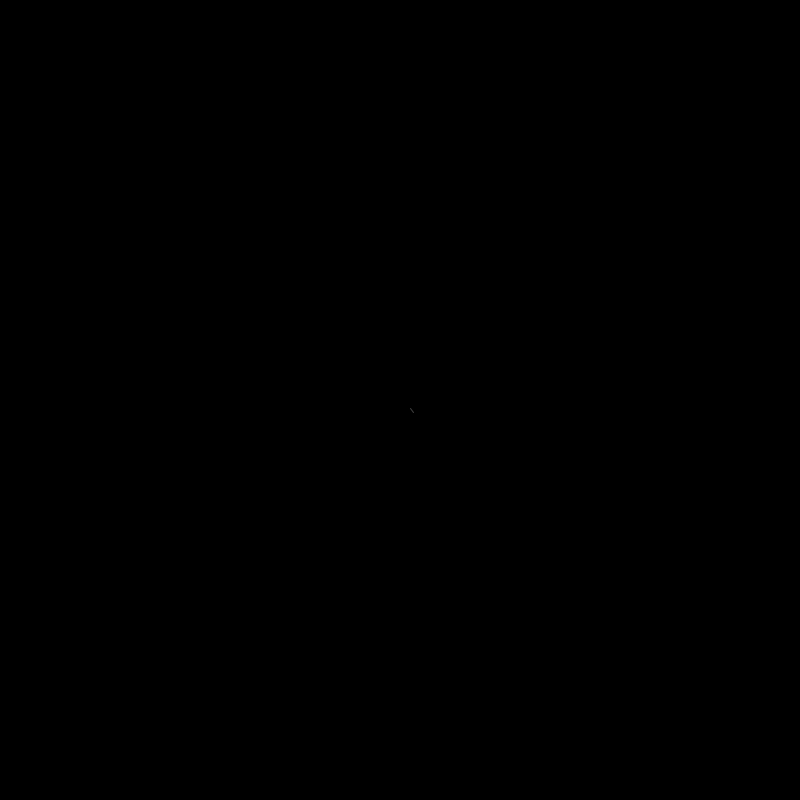
Frame 1 (no input)
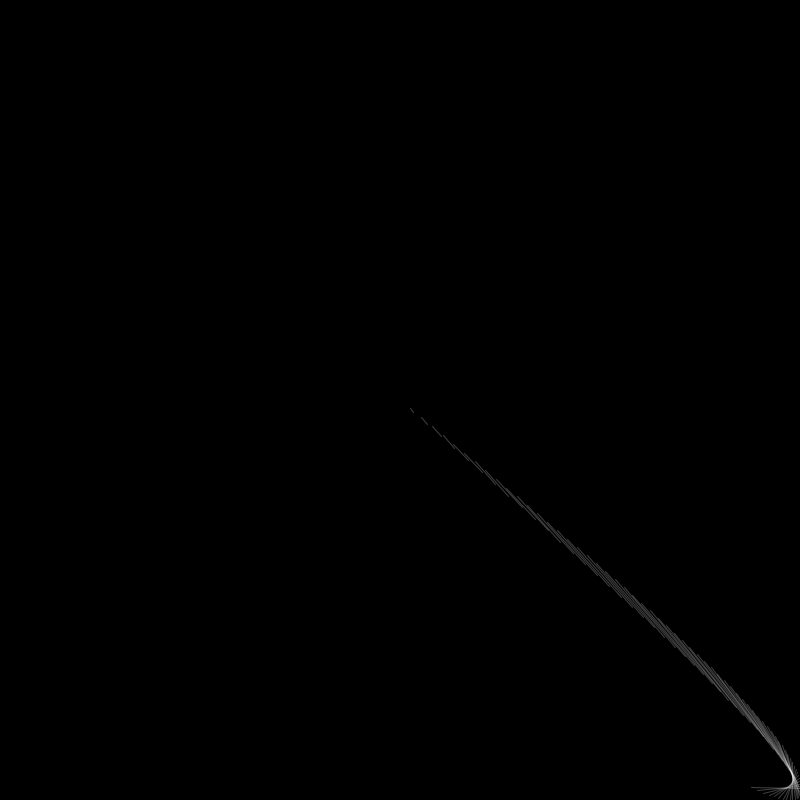
Frame 60 (the mouse pressed at the canvas centre just before this capture)
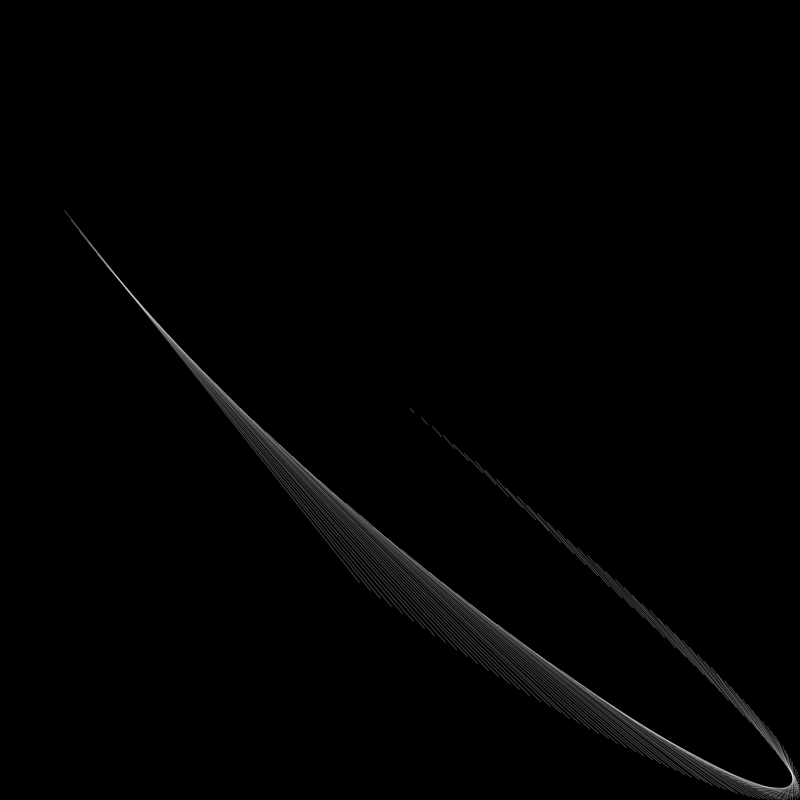
Frame 120 (the mouse held since frame 60 and released just before this capture)

The Processing sketch that drew these frames (run headless with seeded random() and noise(); from frame 60 on, the mouse is pressed at the canvas centre):

// Processing sketch: processing_53821
// ── processing_53821.pde

int x1, y1, x2, y2;
float ii;

void setup()
{
  size(800,800);
  background(0);
  stroke(255,64);
}

void draw()
{
  ii++;
  x1 = (int)(width/2*sin(ii/37) + width/2);
  x2 = (int)(width/2*sin(ii/29) + width/2);
  y1 = (int)(height/2*sin(ii/45) + height/2);
  y2 = (int)(height/2*sin(ii/33) + height/2);
  
  line(x1,y1,x2,y2);
}
